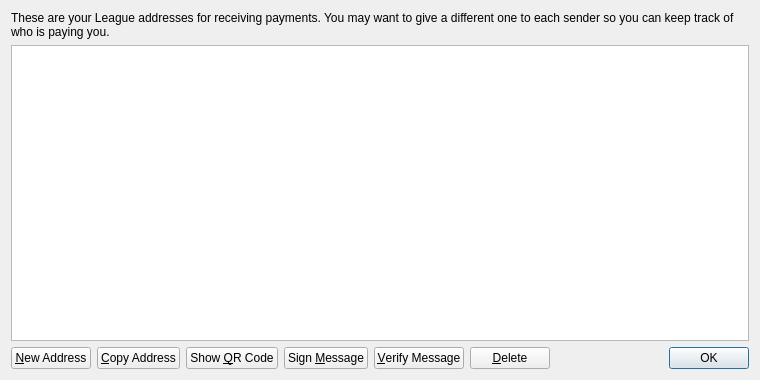
<?xml version="1.0" encoding="UTF-8"?>
<ui version="4.0">
 <class>AddressBookPage</class>
 <widget class="QWidget" name="AddressBookPage">
  <property name="geometry">
   <rect>
    <x>0</x>
    <y>0</y>
    <width>760</width>
    <height>380</height>
   </rect>
  </property>
  <property name="windowTitle">
   <string>Address Book</string>
  </property>
  <layout class="QVBoxLayout" name="verticalLayout">
   <item>
    <widget class="QLabel" name="labelExplanation">
     <property name="text">
      <string>These are your League addresses for receiving payments. You may want to give a different one to each sender so you can keep track of who is paying you.</string>
     </property>
     <property name="textFormat">
      <enum>Qt::PlainText</enum>
     </property>
     <property name="wordWrap">
      <bool>true</bool>
     </property>
    </widget>
   </item>
   <item>
    <widget class="QTableView" name="tableView">
     <property name="contextMenuPolicy">
      <enum>Qt::CustomContextMenu</enum>
     </property>
     <property name="toolTip">
      <string>Double-click to edit address or label</string>
     </property>
     <property name="tabKeyNavigation">
      <bool>false</bool>
     </property>
     <property name="selectionMode">
      <enum>QAbstractItemView::SingleSelection</enum>
     </property>
     <property name="selectionBehavior">
      <enum>QAbstractItemView::SelectRows</enum>
     </property>
     <property name="sortingEnabled">
      <bool>true</bool>
     </property>
     <attribute name="verticalHeaderVisible">
      <bool>false</bool>
     </attribute>
    </widget>
   </item>
   <item>
    <layout class="QHBoxLayout" name="horizontalLayout">
     <item>
      <widget class="QPushButton" name="newAddressButton">
       <property name="toolTip">
        <string>Create a new address</string>
       </property>
       <property name="text">
        <string>&amp;New Address</string>
       </property>
      </widget>
     </item>
     <item>
      <widget class="QPushButton" name="copyToClipboard">
       <property name="toolTip">
        <string>Copy the currently selected address to the system clipboard</string>
       </property>
       <property name="text">
        <string>&amp;Copy Address</string>
       </property>
      </widget>
     </item>
     <item>
      <widget class="QPushButton" name="showQRCode">
       <property name="text">
        <string>Show &amp;QR Code</string>
       </property>
      </widget>
     </item>
     <item>
      <widget class="QPushButton" name="signMessage">
       <property name="toolTip">
        <string>Sign a message to prove you own a League address</string>
       </property>
       <property name="text">
        <string>Sign &amp;Message</string>
       </property>
      </widget>
     </item>
     <item>
      <widget class="QPushButton" name="verifyMessage">
       <property name="toolTip">
        <string>Verify a message to ensure it was signed with a specified League address</string>
       </property>
       <property name="text">
        <string>&amp;Verify Message</string>
       </property>
      </widget>
     </item>
     <item>
      <widget class="QPushButton" name="deleteButton">
       <property name="toolTip">
        <string>Delete the currently selected address from the list</string>
       </property>
       <property name="text">
        <string>&amp;Delete</string>
       </property>
      </widget>
     </item>
     <item>
      <spacer name="horizontalSpacer">
       <property name="orientation">
        <enum>Qt::Horizontal</enum>
       </property>
       <property name="sizeHint" stdset="0">
        <size>
         <width>40</width>
         <height>20</height>
        </size>
       </property>
      </spacer>
     </item>
     <item>
      <widget class="QDialogButtonBox" name="buttonBox">
       <property name="sizePolicy">
        <sizepolicy hsizetype="Maximum" vsizetype="Fixed">
         <horstretch>0</horstretch>
         <verstretch>0</verstretch>
        </sizepolicy>
       </property>
       <property name="standardButtons">
        <set>QDialogButtonBox::Ok</set>
       </property>
      </widget>
     </item>
    </layout>
   </item>
  </layout>
 </widget>
 <resources>
  <include location="../bitcoin.qrc"/>
 </resources>
 <connections/>
</ui>
